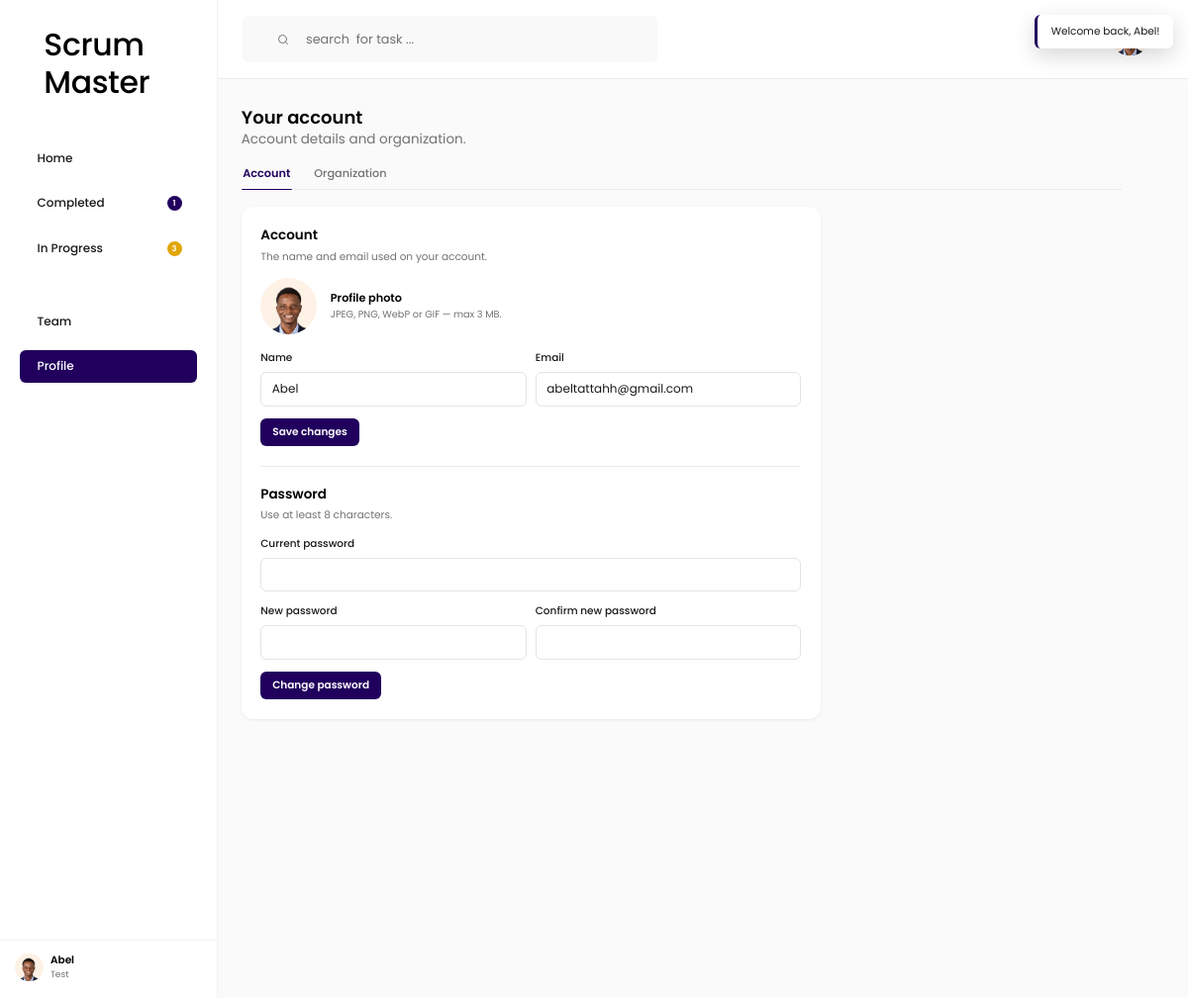
/index.php?r=profile (signed in), run on the app's committed database.
### tables this page shows
CREATE TABLE users (
        id INTEGER PRIMARY KEY AUTOINCREMENT,
        name TEXT NOT NULL,
        email TEXT NOT NULL,
        password_hash TEXT NOT NULL,
        avatar TEXT,
        organization_id INTEGER,
        created_at TEXT DEFAULT CURRENT_TIMESTAMP
    , google_id TEXT, notify_browser INTEGER NOT NULL DEFAULT 1, notify_email INTEGER NOT NULL DEFAULT 1, notify_lead_minutes INTEGER NOT NULL DEFAULT 30);

CREATE TABLE organizations (
        id INTEGER PRIMARY KEY AUTOINCREMENT,
        name TEXT NOT NULL,
        owner_id INTEGER NOT NULL,
        created_at TEXT DEFAULT CURRENT_TIMESTAMP
    );

### templates/profile.php (the view, shortened to what the rows shown need)
<?php
$tab = $tab ?? 'account';
$tabHref = static fn (string $name): string => 'index.php?r=profile&tab=' . $name;
?>
<header class="page-header">
    <div class="page-heading">
        <h1 class="greeting">Your account</h1>
        <p class="date-line">Account details and organization.</p>
    </div>
</header>
<nav class="page-tabs" aria-label="Account sections">
    <a class="page-tab<?= $tab === 'account' ? ' is-active' : '' ?>"
       href="<?= e($tabHref('account')) ?>"
       <?= $tab === 'account' ? 'aria-current="page"' : '' ?>>
        Account
    </a>
    <a class="page-tab<?= $tab === 'organization' ? ' is-active' : '' ?>"
       href="<?= e($tabHref('organization')) ?>"
       <?= $tab === 'organization' ? 'aria-current="page"' : '' ?>>
        Organization
    </a>
</nav>
<?php if ($tab === 'organization'): ?>
    <div class="profile-grid profile-grid--single">
        <section class="card">
            <h2 class="card-title">Organization</h2>
            <?php if ($organization !== null): ?>
                <p class="card-sub">
                    <strong><?= e($organization['name']) ?></strong>
                    — <?= $isOwner ? 'organization account' : 'member' ?>
                </p>
                <ul class="member-list">
                    <?php foreach ($members as $member): ?>
                        <li class="member">
                            <img src="<?= e(avatar_url($member['avatar'] ?? null)) ?>" alt="">
                            <span class="member-info">
                                <span class="member-line">
                                    <span class="member-name"><?= e($member['name']) ?></span>
                                    <?php if ($member['is_owner']): ?>
                                        <span class="chip chip--owner">Owner</span>
                                    <?php endif; ?>
                                </span>
                                <span class="member-mail"><?= e($member['email']) ?></span>
                            </span>
                            <?php if ($isOwner && !$member['is_owner']): ?>
                                <form method="post" action="index.php" class="member-remove"
                                      data-confirm="Remove <?= e($member['name']) ?> from <?= e($organization['name']) ?>?"
                                      data-confirm-title="Remove member?"
                                      data-confirm-label="Remove">
                                    <?= csrf_field() ?>
                                    <input type="hidden" name="action" value="org.remove">
                                    <input type="hidden" name="user_id" value="<?= (int) $member['id'] ?>">
                                    <button class="btn-danger btn-small" type="submit">Remove</button>
                                </form>
                            <?php endif; ?>
                        </li>
                    <?php endforeach; ?>
                </ul>
                <?php if ($isOwner): ?>
                    <a class="btn-primary btn-small btn-block" href="index.php?r=team">View team todos</a>
                    <form method="post" action="index.php" class="inline-form add-member">
                        <?= csrf_field() ?>
                        <input type="hidden" name="action" value="org.associate">
                        <label class="field">
                            <span>Add a member by email</span>
                            <input class="input" type="email" name="email" placeholder="teammate@example.com" required>
                        </label>
                        <button class="btn-primary btn-small" type="submit">Add member</button>
                    </form>
                <?php else: ?>
                    <form method="post" action="index.php"
                          data-confirm="Leave <?= e($organization['name']) ?>?"
                          data-confirm-title="Leave organization?"
                          data-confirm-label="Leave">
                        <?= csrf_field() ?>
                        <input type="hidden" name="action" value="org.leave">
                        <button class="btn-ghost btn-small" type="submit">Leave organization</button>
                    </form>
                <?php endif; ?>
            <?php else: ?>
                <p class="card-sub">You are not associated with an organization.</p>
                <form method="post" action="index.php" class="stack-form">
                    <?= csrf_field() ?>
                    <input type="hidden" name="action" value="org.create">
                    <label class="field">
                        <span>Organization name</span>
                        <input class="input" type="text" name="org_name" placeholder="e.g. Acme Studio" maxlength="80" required>
                    </label>
                    <button class="btn-primary btn-small" type="submit">Create organization</button>
                </form>
            <?php endif; ?>
        </section>
    </div>
<?php else: ?>
    <div class="profile-grid profile-grid--single">
        <section class="card">
            <h2 class="card-title">Account</h2>
            <p class="card-sub">
                The name and email used on your account.
            </p>
            <form class="avatar-form profile-photo" method="post" action="index.php" enctype="multipart/form-data">
                <label class="avatar-picker" title="Change profile picture">
                    <img src="<?= e(avatar_url($user['avatar'] ?? null)) ?>" alt="Profile picture">
                </label>
                <div class="profile-photo-text">
                    <strong>Profile photo</strong>
                    <span>JPEG, PNG, WebP or GIF — max 3 MB.</span>
                </div>
            </form>
            <form method="post" action="index.php" class="stack-form">
                <div class="form-row">
                    <label class="field">
                        <span>Name</span>
                        <input class="input" type="text" name="name" value="<?= e($user['name']) ?>" maxlength="60" required>
                    </label>
                    <label class="field">
                        <span>Email</span>
                        <input class="input" type="email" name="email" value="<?= e($user['email']) ?>" required>
                    </label>
                </div>
                <button class="btn-primary btn-small" type="submit">Save changes</button>
            </form>
            <div class="card-section">
                <h2 class="card-title">Password</h2>
                <?php if (!empty($user['google_id']) && (string) ($user['password_hash'] ?? '') === ''): ?>
                    <p class="card-sub">
                        You signed up with Google. Add a password if you also want to sign in
                        with your email address.
                    </p>
                    <form method="post" action="index.php" class="stack-form">
                        <?= csrf_field() ?>
                        <input type="hidden" name="action" value="profile.password">
                        <div class="form-row">
                            <label class="field">
                                <span>New password</span>
                                <input class="input" type="password" name="new_password" autocomplete="new-password" minlength="8" required>
                            </label>
                            <label class="field">
                                <span>Confirm new password</span>
                                <input class="input" type="password" name="new_password_confirm" autocomplete="new-password" minlength="8" required>
                            </label>
                        </div>
                        <button class="btn-primary btn-small" type="submit">Set password</button>
                    </form>
                <?php else: ?>
                    <p class="card-sub">Use at least 8 characters.</p>
                    <form method="post" action="index.php" class="stack-form">
                        <label class="field">
                            <span>Current password</span>
                            <input class="input" type="password" name="current_password" autocomplete="current-password" required>
                        </label>
                        <div class="form-row">
                            <label class="field">
                                <span>New password</span>
                                <input class="input" type="password" name="new_password" autocomplete="new-password" minlength="8" required>
                            </label>
                            <label class="field">
                                <span>Confirm new password</span>
                                <input class="input" type="password" name="new_password_confirm" autocomplete="new-password" minlength="8" required>
                            </label>
                        </div>
                        <button class="btn-primary btn-small" type="submit">Change password</button>
                    </form>
                <?php endif; ?>
            </div>
        </section>
    </div>
<?php endif; ?>

### templates/partials/sidebar.php (shortened to what the rows shown need)
<?php
$view = $view ?? 'home';
$isOwner = is_org_owner($user ?? null);
$query = $q !== '' ? '?q=' . urlencode($q) : '';
$filterQuery = static fn (string $filter): string => 'index.php?page=' . $filter . ($q !== '' ? '&q=' . urlencode($q) : '');
$homeHref = 'index.php' . $query;
$completedHref = $filterQuery('completed');
$inProgressHref = $filterQuery('in-progress');
$teamHref = 'index.php?r=team';
$profileHref = 'index.php?r=profile';
$isHome = $view === 'home' && $page === 'home';
$isCompleted = $view === 'home' && $page === 'completed';
$isInProgress = $view === 'home' && $page === 'in-progress';
$isTeam = $view === 'team';
$isProfile = $view === 'profile';
$isSettings = $view === 'settings';
$orgName = (string) ($user['organization_name'] ?? '');
$userMeta = $orgName !== '' ? $orgName : (string) ($user['email'] ?? '');
?>
<aside class="sidebar">
    <div class="logo">Scrum Master</div>
    <nav class="nav" aria-label="Primary">
        <a class="nav-item<?= $isHome ? ' is-active' : '' ?>"
           href="<?= e($homeHref) ?>"
           <?= $isHome ? 'aria-current="page"' : '' ?>>
            <span class="nav-label">Home</span>
        </a>
        <a class="nav-item<?= $isCompleted ? ' is-active' : '' ?>"
           href="<?= e($completedHref) ?>"
           <?= $isCompleted ? 'aria-current="page"' : '' ?>>
            <span class="nav-label">Completed</span>
            <?php if ($counts['completed'] > 0): ?>
                <span class="badge badge--purple"><?= (int) $counts['completed'] ?></span>
            <?php endif; ?>
        </a>
        <a class="nav-item<?= $isInProgress ? ' is-active' : '' ?>"
           href="<?= e($inProgressHref) ?>"
           <?= $isInProgress ? 'aria-current="page"' : '' ?>>
            <span class="nav-label">In Progress</span>
            <?php if ($counts['in_progress'] > 0): ?>
                <span class="badge badge--amber"><?= (int) $counts['in_progress'] ?></span>
            <?php endif; ?>
        </a>
    </nav>
    <nav class="nav nav--account" aria-label="Account">
        <?php if ($isOwner): ?>
            <a class="nav-item<?= $isTeam ? ' is-active' : '' ?>"
               href="<?= e($teamHref) ?>"
               <?= $isTeam ? 'aria-current="page"' : '' ?>>
                <span class="nav-label">Team</span>
            </a>
        <?php endif; ?>
        <a class="nav-item<?= $isProfile ? ' is-active' : '' ?>"
           href="<?= e($profileHref) ?>"
           <?= $isProfile ? 'aria-current="page"' : '' ?>>
            <span class="nav-label">Profile</span>
        </a>
    </nav>
    <div class="sidebar-footer">
        <a class="sidebar-user" href="<?= e($profileHref) ?>" title="Your account">
            <img src="<?= e(avatar_url($user['avatar'] ?? null)) ?>" alt="">
            <span class="sidebar-user-text">
                <span class="sidebar-user-name"><?= e($user['name'] ?? '') ?></span>
                <span class="sidebar-user-meta"><?= e($userMeta) ?></span>
            </span>
        </a>
        <div class="sidebar-footer-actions">
            <a class="icon-btn<?= $isSettings ? ' is-active' : '' ?>"
               href="index.php?r=settings"
               aria-label="Settings"
               title="Settings"
               <?= $isSettings ? 'aria-current="page"' : '' ?>>
            </a>
            <form method="post" action="index.php"
                  data-confirm="You will need to sign in again to see your tasks."
                  data-confirm-title="Sign out of Scrum Master?"
                  data-confirm-label="Sign out">
                <button class="icon-btn icon-btn--danger" type="submit" aria-label="Sign out" title="Sign out">
                </button>
            </form>
        </div>
    </div>
</aside>

### data on the page
users: avatar (picture), name "Abel", organization.name "Test", email "abeltattahh@gmail.com"

### other printed values
$counts['completed'] "1"
$counts['in_progress'] "3"
$flash "Welcome back, Abel!"
